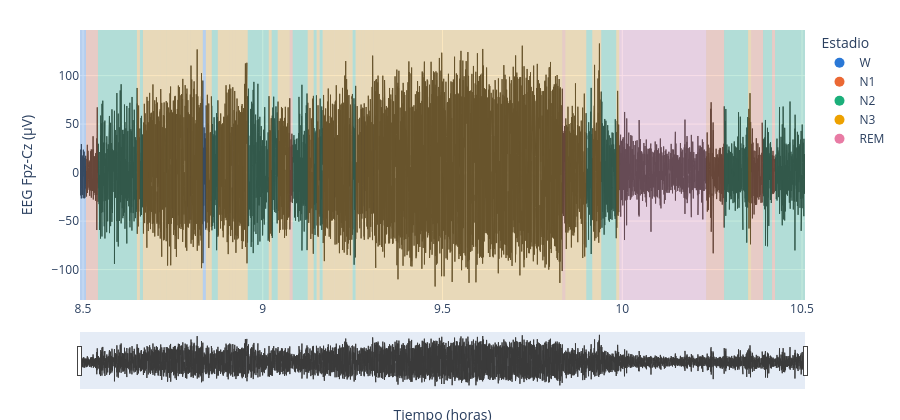

This figure's notebook cell:
### Markdown cell above
## 4.2 Selección del canal de trabajo

De aquí en adelante se trabaja únicamente con EEG Fpz-Cz, por tres razones: es el canal frontal
con el que se describe la relación entre EEG y edad en la literatura, se registró efectivamente a
100 Hz, y es el canal más utilizado en los trabajos publicados sobre esta base de datos, lo que
permite comparar resultados.

La siguiente vista muestra dos horas de señal desde el inicio del sueño, con el fondo coloreado según
el estadio anotado. La barra inferior permite desplazarse y ampliar cualquier tramo.

### Code cell
inicio_sueno = hipnograma[hipnograma["stage"] != "W"]["onset_s"].iloc[0]
t_inicio, t_fin = inicio_sueno - 60, inicio_sueno + 2 * 3600

senal, tiempos = raw.get_data(picks=[CANAL], start=int(t_inicio * fs), stop=int(t_fin * fs),
                              return_times=True)

fig = go.Figure(go.Scatter(x=tiempos[::16] / 3600, y=senal[0][::16] * 1e6, mode="lines",
                           line=dict(width=1, color="#3a3a3a"), showlegend=False))

# Franjas de color de fondo según el estadio de sueño
ventana = hipnograma[(hipnograma["onset_s"] + hipnograma["duration_s"] > t_inicio) &
                     (hipnograma["onset_s"] < t_fin)]
for _, fila in ventana.iterrows():
    fig.add_vrect(x0=max(fila["onset_s"], t_inicio) / 3600,
                  x1=min(fila["onset_s"] + fila["duration_s"], t_fin) / 3600,
                  fillcolor=COLOR.get(fila["stage"], "#999999"), opacity=0.25, line_width=0)

for etapa, color in COLOR.items():  # leyenda
    fig.add_scatter(x=[None], y=[None], mode="markers", marker=dict(size=10, color=color), name=etapa)

fig.update_layout(height=420, legend_title_text="Estadio", margin=dict(t=30, b=10),
                  yaxis_title=f"{CANAL} (µV)",
                  xaxis=dict(title="Tiempo (horas)", rangeslider_visible=True))
fig.show()

### Figure 1 — Plotly figure (JSON) as saved in the notebook; plotly's stock layout.template omitted (floating-point values rounded to 4 significant figures; data arrays with more than 128 entries replaced by an {"elided": "..."} marker saying what was removed)
{"data": [{"line": {"color": "#3a3a3a", "width": 1}, "mode": "lines", "showlegend": false, "type": "scatter", "x": {"elided": "45375 float values"}, "y": {"elided": "45375 float values"}}, {"marker": {"color": "#2a78d6", "size": 10}, "mode": "markers", "name": "W", "type": "scatter", "x": [null], "y": [null]}, {"marker": {"color": "#eb6834", "size": 10}, "mode": "markers", "name": "N1", "type": "scatter", "x": [null], "y": [null]}, {"marker": {"color": "#1baf7a", "size": 10}, "mode": "markers", "name": "N2", "type": "scatter", "x": [null], "y": [null]}, {"marker": {"color": "#eda100", "size": 10}, "mode": "markers", "name": "N3", "type": "scatter", "x": [null], "y": [null]}, {"marker": {"color": "#e87ba4", "size": 10}, "mode": "markers", "name": "REM", "type": "scatter", "x": [null], "y": [null]}], "layout": {"height": 420, "legend": {"title": {"text": "Estadio"}}, "margin": {"b": 10, "t": 30}, "shapes": [{"fillcolor": "#2a78d6", "line": {"width": 0}, "opacity": 0.25, "type": "rect", "x0": 8.492, "x1": 8.508, "xref": "x", "y0": 0, "y1": 1, "yref": "y domain"}, {"fillcolor": "#eb6834", "line": {"width": 0}, "opacity": 0.25, "type": "rect", "x0": 8.508, "x1": 8.542, "xref": "x", "y0": 0, "y1": 1, "yref": "y domain"}, {"fillcolor": "#1baf7a", "line": {"width": 0}, "opacity": 0.25, "type": "rect", "x0": 8.542, "x1": 8.65, "xref": "x", "y0": 0, "y1": 1, "yref": "y domain"}, {"fillcolor": "#eda100", "line": {"width": 0}, "opacity": 0.25, "type": "rect", "x0": 8.65, "x1": 8.658, "xref": "x", "y0": 0, "y1": 1, "yref": "y domain"}, {"fillcolor": "#1baf7a", "line": {"width": 0}, "opacity": 0.25, "type": "rect", "x0": 8.658, "x1": 8.667, "xref": "x", "y0": 0, "y1": 1, "yref": "y domain"}, {"fillcolor": "#eda100", "line": {"width": 0}, "opacity": 0.25, "type": "rect", "x0": 8.667, "x1": 8.708, "xref": "x", "y0": 0, "y1": 1, "yref": "y domain"}, {"fillcolor": "#eda100", "line": {"width": 0}, "opacity": 0.25, "type": "rect", "x0": 8.708, "x1": 8.717, "xref": "x", "y0": 0, "y1": 1, "yref": "y domain"}, {"fillcolor": "#eda100", "line": {"width": 0}, "opacity": 0.25, "type": "rect", "x0": 8.717, "x1": 8.733, "xref": "x", "y0": 0, "y1": 1, "yref": "y domain"}, {"fillcolor": "#eda100", "line": {"width": 0}, "opacity": 0.25, "type": "rect", "x0": 8.733, "x1": 8.75, "xref": "x", "y0": 0, "y1": 1, "yref": "y domain"}, {"fillcolor": "#eda100", "line": {"width": 0}, "opacity": 0.25, "type": "rect", "x0": 8.75, "x1": 8.758, "xref": "x", "y0": 0, "y1": 1, "yref": "y domain"}, {"fillcolor": "#eda100", "line": {"width": 0}, "opacity": 0.25, "type": "rect", "x0": 8.758, "x1": 8.792, "xref": "x", "y0": 0, "y1": 1, "yref": "y domain"}, {"fillcolor": "#eda100", "line": {"width": 0}, "opacity": 0.25, "type": "rect", "x0": 8.792, "x1": 8.8, "xref": "x", "y0": 0, "y1": 1, "yref": "y domain"}, {"fillcolor": "#eda100", "line": {"width": 0}, "opacity": 0.25, "type": "rect", "x0": 8.8, "x1": 8.833, "xref": "x", "y0": 0, "y1": 1, "yref": "y domain"}, {"fillcolor": "#2a78d6", "line": {"width": 0}, "opacity": 0.25, "type": "rect", "x0": 8.833, "x1": 8.842, "xref": "x", "y0": 0, "y1": 1, "yref": "y domain"}, {"fillcolor": "#eda100", "line": {"width": 0}, "opacity": 0.25, "type": "rect", "x0": 8.842, "x1": 8.858, "xref": "x", "y0": 0, "y1": 1, "yref": "y domain"}, {"fillcolor": "#1baf7a", "line": {"width": 0}, "opacity": 0.25, "type": "rect", "x0": 8.858, "x1": 8.875, "xref": "x", "y0": 0, "y1": 1, "yref": "y domain"}, {"fillcolor": "#eda100", "line": {"width": 0}, "opacity": 0.25, "type": "rect", "x0": 8.875, "x1": 8.908, "xref": "x", "y0": 0, "y1": 1, "yref": "y domain"}, {"fillcolor": "#eda100", "line": {"width": 0}, "opacity": 0.25, "type": "rect", "x0": 8.908, "x1": 8.917, "xref": "x", "y0": 0, "y1": 1, "yref": "y domain"}, {"fillcolor": "#eda100", "line": {"width": 0}, "opacity": 0.25, "type": "rect", "x0": 8.917, "x1": 8.925, "xref": "x", "y0": 0, "y1": 1, "yref": "y domain"}, {"fillcolor": "#eda100", "line": {"width": 0}, "opacity": 0.25, "type": "rect", "x0": 8.925, "x1": 8.958, "xref": "x", "y0": 0, "y1": 1, "yref": "y domain"}, {"fillcolor": "#1baf7a", "line": {"width": 0}, "opacity": 0.25, "type": "rect", "x0": 8.958, "x1": 9.017, "xref": "x", "y0": 0, "y1": 1, "yref": "y domain"}, {"fillcolor": "#eda100", "line": {"width": 0}, "opacity": 0.25, "type": "rect", "x0": 9.017, "x1": 9.025, "xref": "x", "y0": 0, "y1": 1, "yref": "y domain"}, {"fillcolor": "#1baf7a", "line": {"width": 0}, "opacity": 0.25, "type": "rect", "x0": 9.025, "x1": 9.042, "xref": "x", "y0": 0, "y1": 1, "yref": "y domain"}, {"fillcolor": "#eda100", "line": {"width": 0}, "opacity": 0.25, "type": "rect", "x0": 9.042, "x1": 9.075, "xref": "x", "y0": 0, "y1": 1, "yref": "y domain"}, {"fillcolor": "#eb6834", "line": {"width": 0}, "opacity": 0.25, "type": "rect", "x0": 9.075, "x1": 9.083, "xref": "x", "y0": 0, "y1": 1, "yref": "y domain"}, {"fillcolor": "#1baf7a", "line": {"width": 0}, "opacity": 0.25, "type": "rect", "x0": 9.083, "x1": 9.125, "xref": "x", "y0": 0, "y1": 1, "yref": "y domain"}, {"fillcolor": "#eda100", "line": {"width": 0}, "opacity": 0.25, "type": "rect", "x0": 9.125, "x1": 9.142, "xref": "x", "y0": 0, "y1": 1, "yref": "y domain"}, {"fillcolor": "#1baf7a", "line": {"width": 0}, "opacity": 0.25, "type": "rect", "x0": 9.142, "x1": 9.15, "xref": "x", "y0": 0, "y1": 1, "yref": "y domain"}, {"fillcolor": "#eda100", "line": {"width": 0}, "opacity": 0.25, "type": "rect", "x0": 9.15, "x1": 9.158, "xref": "x", "y0": 0, "y1": 1, "yref": "y domain"}, {"fillcolor": "#1baf7a", "line": {"width": 0}, "opacity": 0.25, "type": "rect", "x0": 9.158, "x1": 9.167, "xref": "x", "y0": 0, "y1": 1, "yref": "y domain"}, {"fillcolor": "#eda100", "line": {"width": 0}, "opacity": 0.25, "type": "rect", "x0": 9.167, "x1": 9.2, "xref": "x", "y0": 0, "y1": 1, "yref": "y domain"}, {"fillcolor": "#eda100", "line": {"width": 0}, "opacity": 0.25, "type": "rect", "x0": 9.2, "x1": 9.242, "xref": "x", "y0": 0, "y1": 1, "yref": "y domain"}, {"fillcolor": "#eda100", "line": {"width": 0}, "opacity": 0.25, "type": "rect", "x0": 9.242, "x1": 9.25, "xref": "x", "y0": 0, "y1": 1, "yref": "y domain"}, {"fillcolor": "#1baf7a", "line": {"width": 0}, "opacity": 0.25, "type": "rect", "x0": 9.25, "x1": 9.258, "xref": "x", "y0": 0, "y1": 1, "yref": "y domain"}, {"fillcolor": "#eda100", "line": {"width": 0}, "opacity": 0.25, "type": "rect", "x0": 9.258, "x1": 9.275, "xref": "x", "y0": 0, "y1": 1, "yref": "y domain"}, {"fillcolor": "#eda100", "line": {"width": 0}, "opacity": 0.25, "type": "rect", "x0": 9.275, "x1": 9.283, "xref": "x", "y0": 0, "y1": 1, "yref": "y domain"}, {"fillcolor": "#eda100", "line": {"width": 0}, "opacity": 0.25, "type": "rect", "x0": 9.283, "x1": 9.308, "xref": "x", "y0": 0, "y1": 1, "yref": "y domain"}, {"fillcolor": "#eda100", "line": {"width": 0}, "opacity": 0.25, "type": "rect", "x0": 9.308, "x1": 9.833, "xref": "x", "y0": 0, "y1": 1, "yref": "y domain"}, {"fillcolor": "#eb6834", "line": {"width": 0}, "opacity": 0.25, "type": "rect", "x0": 9.833, "x1": 9.842, "xref": "x", "y0": 0, "y1": 1, "yref": "y domain"}, {"fillcolor": "#eda100", "line": {"width": 0}, "opacity": 0.25, "type": "rect", "x0": 9.842, "x1": 9.9, "xref": "x", "y0": 0, "y1": 1, "yref": "y domain"}, {"fillcolor": "#1baf7a", "line": {"width": 0}, "opacity": 0.25, "type": "rect", "x0": 9.9, "x1": 9.917, "xref": "x", "y0": 0, "y1": 1, "yref": "y domain"}, {"fillcolor": "#eda100", "line": {"width": 0}, "opacity": 0.25, "type": "rect", "x0": 9.917, "x1": 9.942, "xref": "x", "y0": 0, "y1": 1, "yref": "y domain"}, {"fillcolor": "#1baf7a", "line": {"width": 0}, "opacity": 0.25, "type": "rect", "x0": 9.942, "x1": 9.983, "xref": "x", "y0": 0, "y1": 1, "yref": "y domain"}, {"fillcolor": "#eda100", "line": {"width": 0}, "opacity": 0.25, "type": "rect", "x0": 9.983, "x1": 9.992, "xref": "x", "y0": 0, "y1": 1, "yref": "y domain"}, {"fillcolor": "#e87ba4", "line": {"width": 0}, "opacity": 0.25, "type": "rect", "x0": 9.992, "x1": 10.23, "xref": "x", "y0": 0, "y1": 1, "yref": "y domain"}, {"fillcolor": "#eb6834", "line": {"width": 0}, "opacity": 0.25, "type": "rect", "x0": 10.23, "x1": 10.28, "xref": "x", "y0": 0, "y1": 1, "yref": "y domain"}, {"fillcolor": "#1baf7a", "line": {"width": 0}, "opacity": 0.25, "type": "rect", "x0": 10.28, "x1": 10.35, "xref": "x", "y0": 0, "y1": 1, "yref": "y domain"}, {"fillcolor": "#eda100", "line": {"width": 0}, "opacity": 0.25, "type": "rect", "x0": 10.35, "x1": 10.36, "xref": "x", "y0": 0, "y1": 1, "yref": "y domain"}, {"fillcolor": "#eb6834", "line": {"width": 0}, "opacity": 0.25, "type": "rect", "x0": 10.36, "x1": 10.39, "xref": "x", "y0": 0, "y1": 1, "yref": "y domain"}, {"fillcolor": "#1baf7a", "line": {"width": 0}, "opacity": 0.25, "type": "rect", "x0": 10.39, "x1": 10.42, "xref": "x", "y0": 0, "y1": 1, "yref": "y domain"}, {"fillcolor": "#eb6834", "line": {"width": 0}, "opacity": 0.25, "type": "rect", "x0": 10.42, "x1": 10.43, "xref": "x", "y0": 0, "y1": 1, "yref": "y domain"}, {"fillcolor": "#1baf7a", "line": {"width": 0}, "opacity": 0.25, "type": "rect", "x0": 10.43, "x1": 10.51, "xref": "x", "y0": 0, "y1": 1, "yref": "y domain"}], "xaxis": {"rangeslider": {"visible": true}, "title": {"text": "Tiempo (horas)"}}, "yaxis": {"title": {"text": "EEG Fpz-Cz (µV)"}}}}
